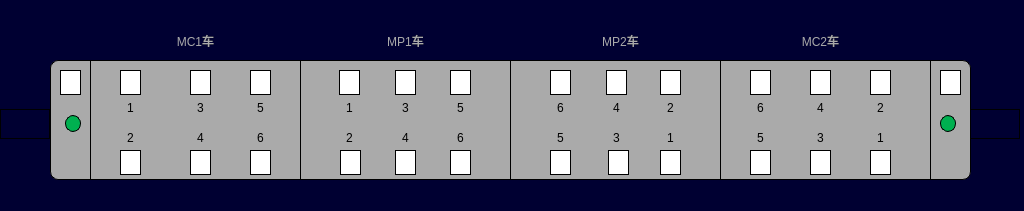
<?xml version="1.0" encoding="UTF-8"?>
<ui version="4.0">
 <class>VehicleDoorPage</class>
 <widget class="QWidget" name="VehicleDoorPage">
  <property name="geometry">
   <rect>
    <x>0</x>
    <y>0</y>
    <width>1024</width>
    <height>211</height>
   </rect>
  </property>
  <property name="windowTitle">
   <string>Form</string>
  </property>
  <property name="styleSheet">
   <string notr="true">QWidget
{
	background-color: rgb(0,0,50);
}
QLabel
{

font:24px,&quot;微软雅黑&quot;;
border:1px solid black;
}</string>
  </property>
  <widget class="QLabel" name="LBLM2">
   <property name="geometry">
    <rect>
     <x>720</x>
     <y>60</y>
     <width>211</width>
     <height>120</height>
    </rect>
   </property>
   <property name="styleSheet">
    <string notr="true">background-color:rgb(170,170,170);</string>
   </property>
   <property name="text">
    <string/>
   </property>
  </widget>
  <widget class="QLabel" name="LBLTC1">
   <property name="geometry">
    <rect>
     <x>90</x>
     <y>60</y>
     <width>211</width>
     <height>120</height>
    </rect>
   </property>
   <property name="styleSheet">
    <string notr="true">background-color:rgb(170,170,170);</string>
   </property>
   <property name="text">
    <string/>
   </property>
  </widget>
  <widget class="QLabel" name="LBLMP1">
   <property name="geometry">
    <rect>
     <x>300</x>
     <y>60</y>
     <width>211</width>
     <height>120</height>
    </rect>
   </property>
   <property name="styleSheet">
    <string notr="true">background-color:rgb(170,170,170);</string>
   </property>
   <property name="text">
    <string/>
   </property>
  </widget>
  <widget class="QLabel" name="LBLM1">
   <property name="geometry">
    <rect>
     <x>510</x>
     <y>60</y>
     <width>211</width>
     <height>120</height>
    </rect>
   </property>
   <property name="styleSheet">
    <string notr="true">background-color:rgb(170,170,170);</string>
   </property>
   <property name="text">
    <string/>
   </property>
  </widget>
  <widget class="QLabel" name="lbl_door4_6">
   <property name="geometry">
    <rect>
     <x>750</x>
     <y>70</y>
     <width>21</width>
     <height>25</height>
    </rect>
   </property>
   <property name="styleSheet">
    <string notr="true">background-color: rgb(255, 255, 255);</string>
   </property>
   <property name="text">
    <string/>
   </property>
  </widget>
  <widget class="QLabel" name="lbl_door1_2">
   <property name="geometry">
    <rect>
     <x>120</x>
     <y>150</y>
     <width>21</width>
     <height>25</height>
    </rect>
   </property>
   <property name="styleSheet">
    <string notr="true">background-color: rgb(255, 255, 255);</string>
   </property>
   <property name="text">
    <string/>
   </property>
  </widget>
  <widget class="QLabel" name="lbl_door2_1">
   <property name="geometry">
    <rect>
     <x>339</x>
     <y>70</y>
     <width>21</width>
     <height>25</height>
    </rect>
   </property>
   <property name="styleSheet">
    <string notr="true">background-color: rgb(255, 255, 255);</string>
   </property>
   <property name="text">
    <string/>
   </property>
  </widget>
  <widget class="QLabel" name="lbl_door3_3">
   <property name="geometry">
    <rect>
     <x>608</x>
     <y>150</y>
     <width>21</width>
     <height>25</height>
    </rect>
   </property>
   <property name="styleSheet">
    <string notr="true">background-color: rgb(255, 255, 255);</string>
   </property>
   <property name="text">
    <string/>
   </property>
  </widget>
  <widget class="QLabel" name="lbl_door1_6">
   <property name="geometry">
    <rect>
     <x>250</x>
     <y>150</y>
     <width>21</width>
     <height>25</height>
    </rect>
   </property>
   <property name="styleSheet">
    <string notr="true">background-color: rgb(255, 255, 255);</string>
   </property>
   <property name="text">
    <string/>
   </property>
  </widget>
  <widget class="QLabel" name="lbl_door2_4">
   <property name="geometry">
    <rect>
     <x>395</x>
     <y>150</y>
     <width>21</width>
     <height>25</height>
    </rect>
   </property>
   <property name="styleSheet">
    <string notr="true">background-color: rgb(255, 255, 255);</string>
   </property>
   <property name="text">
    <string/>
   </property>
  </widget>
  <widget class="QLabel" name="lbl_door2_6">
   <property name="geometry">
    <rect>
     <x>450</x>
     <y>150</y>
     <width>21</width>
     <height>25</height>
    </rect>
   </property>
   <property name="styleSheet">
    <string notr="true">background-color: rgb(255, 255, 255);</string>
   </property>
   <property name="text">
    <string/>
   </property>
  </widget>
  <widget class="QLabel" name="lbl_door3_6">
   <property name="geometry">
    <rect>
     <x>550</x>
     <y>70</y>
     <width>21</width>
     <height>25</height>
    </rect>
   </property>
   <property name="styleSheet">
    <string notr="true">background-color: rgb(255, 255, 255);</string>
   </property>
   <property name="text">
    <string/>
   </property>
  </widget>
  <widget class="QLabel" name="lbl_door2_3">
   <property name="geometry">
    <rect>
     <x>395</x>
     <y>70</y>
     <width>21</width>
     <height>25</height>
    </rect>
   </property>
   <property name="styleSheet">
    <string notr="true">background-color: rgb(255, 255, 255);</string>
   </property>
   <property name="text">
    <string/>
   </property>
  </widget>
  <widget class="QLabel" name="lbl_door1_3">
   <property name="geometry">
    <rect>
     <x>190</x>
     <y>70</y>
     <width>21</width>
     <height>25</height>
    </rect>
   </property>
   <property name="styleSheet">
    <string notr="true">background-color: rgb(255, 255, 255);</string>
   </property>
   <property name="text">
    <string/>
   </property>
  </widget>
  <widget class="QLabel" name="lbl_door1_1">
   <property name="geometry">
    <rect>
     <x>120</x>
     <y>70</y>
     <width>21</width>
     <height>25</height>
    </rect>
   </property>
   <property name="styleSheet">
    <string notr="true">background-color: rgb(255, 255, 255);</string>
   </property>
   <property name="text">
    <string/>
   </property>
  </widget>
  <widget class="QLabel" name="lbl_door3_4">
   <property name="geometry">
    <rect>
     <x>606</x>
     <y>70</y>
     <width>21</width>
     <height>25</height>
    </rect>
   </property>
   <property name="styleSheet">
    <string notr="true">background-color: rgb(255, 255, 255);</string>
   </property>
   <property name="text">
    <string/>
   </property>
  </widget>
  <widget class="QLabel" name="lbl_door1_5">
   <property name="geometry">
    <rect>
     <x>250</x>
     <y>70</y>
     <width>21</width>
     <height>25</height>
    </rect>
   </property>
   <property name="styleSheet">
    <string notr="true">background-color: rgb(255, 255, 255);</string>
   </property>
   <property name="text">
    <string/>
   </property>
  </widget>
  <widget class="QLabel" name="lbl_door3_2">
   <property name="geometry">
    <rect>
     <x>660</x>
     <y>70</y>
     <width>21</width>
     <height>25</height>
    </rect>
   </property>
   <property name="styleSheet">
    <string notr="true">background-color: rgb(255, 255, 255);</string>
   </property>
   <property name="text">
    <string/>
   </property>
  </widget>
  <widget class="QLabel" name="lbl_door1_4">
   <property name="geometry">
    <rect>
     <x>190</x>
     <y>150</y>
     <width>21</width>
     <height>25</height>
    </rect>
   </property>
   <property name="styleSheet">
    <string notr="true">background-color: rgb(255, 255, 255);</string>
   </property>
   <property name="text">
    <string/>
   </property>
  </widget>
  <widget class="QLabel" name="lbl_door3_1">
   <property name="geometry">
    <rect>
     <x>660</x>
     <y>150</y>
     <width>21</width>
     <height>25</height>
    </rect>
   </property>
   <property name="styleSheet">
    <string notr="true">background-color: rgb(255, 255, 255);</string>
   </property>
   <property name="text">
    <string/>
   </property>
  </widget>
  <widget class="QLabel" name="lbl_door2_2">
   <property name="geometry">
    <rect>
     <x>340</x>
     <y>150</y>
     <width>21</width>
     <height>25</height>
    </rect>
   </property>
   <property name="styleSheet">
    <string notr="true">background-color: rgb(255, 255, 255);</string>
   </property>
   <property name="text">
    <string/>
   </property>
  </widget>
  <widget class="QLabel" name="lbl_door2_5">
   <property name="geometry">
    <rect>
     <x>450</x>
     <y>70</y>
     <width>21</width>
     <height>25</height>
    </rect>
   </property>
   <property name="styleSheet">
    <string notr="true">background-color: rgb(255, 255, 255);</string>
   </property>
   <property name="text">
    <string/>
   </property>
  </widget>
  <widget class="QLabel" name="lbl_door4_4">
   <property name="geometry">
    <rect>
     <x>810</x>
     <y>70</y>
     <width>21</width>
     <height>25</height>
    </rect>
   </property>
   <property name="styleSheet">
    <string notr="true">background-color: rgb(255, 255, 255);</string>
   </property>
   <property name="text">
    <string/>
   </property>
  </widget>
  <widget class="QLabel" name="lbl_door4_1">
   <property name="geometry">
    <rect>
     <x>870</x>
     <y>150</y>
     <width>21</width>
     <height>25</height>
    </rect>
   </property>
   <property name="styleSheet">
    <string notr="true">background-color: rgb(255, 255, 255);</string>
   </property>
   <property name="text">
    <string/>
   </property>
  </widget>
  <widget class="QLabel" name="lbl_door4_3">
   <property name="geometry">
    <rect>
     <x>810</x>
     <y>150</y>
     <width>21</width>
     <height>25</height>
    </rect>
   </property>
   <property name="styleSheet">
    <string notr="true">background-color: rgb(255, 255, 255);</string>
   </property>
   <property name="text">
    <string/>
   </property>
  </widget>
  <widget class="QLabel" name="lbl_door4_2">
   <property name="geometry">
    <rect>
     <x>870</x>
     <y>70</y>
     <width>21</width>
     <height>25</height>
    </rect>
   </property>
   <property name="styleSheet">
    <string notr="true">background-color: rgb(255, 255, 255);</string>
   </property>
   <property name="text">
    <string/>
   </property>
  </widget>
  <widget class="QLabel" name="lbl_door4_5">
   <property name="geometry">
    <rect>
     <x>750</x>
     <y>150</y>
     <width>21</width>
     <height>25</height>
    </rect>
   </property>
   <property name="styleSheet">
    <string notr="true">background-color: rgb(255, 255, 255);</string>
   </property>
   <property name="text">
    <string/>
   </property>
  </widget>
  <widget class="QLabel" name="lbl_door3_5">
   <property name="geometry">
    <rect>
     <x>550</x>
     <y>150</y>
     <width>21</width>
     <height>25</height>
    </rect>
   </property>
   <property name="styleSheet">
    <string notr="true">background-color: rgb(255, 255, 255);</string>
   </property>
   <property name="text">
    <string/>
   </property>
  </widget>
  <widget class="QLabel" name="lbl_metroNum1">
   <property name="geometry">
    <rect>
     <x>160</x>
     <y>25</y>
     <width>71</width>
     <height>31</height>
    </rect>
   </property>
   <property name="styleSheet">
    <string notr="true">color: rgb(170, 170, 170);
font:20px,&quot;微软雅黑&quot;;
border:0px,black</string>
   </property>
   <property name="text">
    <string>MC1车</string>
   </property>
   <property name="alignment">
    <set>Qt::AlignCenter</set>
   </property>
  </widget>
  <widget class="QLabel" name="lbl_metroNum2">
   <property name="geometry">
    <rect>
     <x>370</x>
     <y>25</y>
     <width>71</width>
     <height>31</height>
    </rect>
   </property>
   <property name="styleSheet">
    <string notr="true">color: rgb(170, 170, 170);
font:20px,&quot;微软雅黑&quot;;
border:0px,black</string>
   </property>
   <property name="text">
    <string>MP1车</string>
   </property>
   <property name="alignment">
    <set>Qt::AlignCenter</set>
   </property>
  </widget>
  <widget class="QLabel" name="lbl_metroNum3">
   <property name="geometry">
    <rect>
     <x>585</x>
     <y>25</y>
     <width>71</width>
     <height>31</height>
    </rect>
   </property>
   <property name="styleSheet">
    <string notr="true">color: rgb(170, 170, 170);
font:20px,&quot;微软雅黑&quot;;
border:0px,black</string>
   </property>
   <property name="text">
    <string>MP2车</string>
   </property>
   <property name="alignment">
    <set>Qt::AlignCenter</set>
   </property>
  </widget>
  <widget class="QLabel" name="lbl_metroNum4">
   <property name="geometry">
    <rect>
     <x>785</x>
     <y>25</y>
     <width>71</width>
     <height>31</height>
    </rect>
   </property>
   <property name="styleSheet">
    <string notr="true">color: rgb(170, 170, 170);
font:20px,&quot;微软雅黑&quot;;
border:0px,black</string>
   </property>
   <property name="text">
    <string>MC2车</string>
   </property>
   <property name="alignment">
    <set>Qt::AlignCenter</set>
   </property>
  </widget>
  <widget class="QLabel" name="lbl_4_1">
   <property name="geometry">
    <rect>
     <x>870</x>
     <y>128</y>
     <width>21</width>
     <height>20</height>
    </rect>
   </property>
   <property name="styleSheet">
    <string notr="true">background-color: rgb(170, 170, 170);
border:0px solid black;</string>
   </property>
   <property name="text">
    <string>1</string>
   </property>
   <property name="alignment">
    <set>Qt::AlignCenter</set>
   </property>
  </widget>
  <widget class="QLabel" name="lbl_4_3">
   <property name="geometry">
    <rect>
     <x>810</x>
     <y>128</y>
     <width>21</width>
     <height>20</height>
    </rect>
   </property>
   <property name="styleSheet">
    <string notr="true">background-color: rgb(170, 170, 170);
border:0px solid black;</string>
   </property>
   <property name="text">
    <string>3</string>
   </property>
   <property name="alignment">
    <set>Qt::AlignCenter</set>
   </property>
  </widget>
  <widget class="QLabel" name="lbl_4_5">
   <property name="geometry">
    <rect>
     <x>750</x>
     <y>128</y>
     <width>21</width>
     <height>20</height>
    </rect>
   </property>
   <property name="styleSheet">
    <string notr="true">background-color: rgb(170, 170, 170);
border:0px solid black;</string>
   </property>
   <property name="text">
    <string>5</string>
   </property>
   <property name="alignment">
    <set>Qt::AlignCenter</set>
   </property>
  </widget>
  <widget class="QLabel" name="lbl_3_6">
   <property name="geometry">
    <rect>
     <x>660</x>
     <y>128</y>
     <width>21</width>
     <height>20</height>
    </rect>
   </property>
   <property name="styleSheet">
    <string notr="true">background-color: rgb(170, 170, 170);
border:0px solid black;</string>
   </property>
   <property name="text">
    <string>1</string>
   </property>
   <property name="alignment">
    <set>Qt::AlignCenter</set>
   </property>
  </widget>
  <widget class="QLabel" name="lbl_3_4">
   <property name="geometry">
    <rect>
     <x>606</x>
     <y>128</y>
     <width>21</width>
     <height>20</height>
    </rect>
   </property>
   <property name="styleSheet">
    <string notr="true">background-color: rgb(170, 170, 170);
border:0px solid black;</string>
   </property>
   <property name="text">
    <string>3</string>
   </property>
   <property name="alignment">
    <set>Qt::AlignCenter</set>
   </property>
  </widget>
  <widget class="QLabel" name="lbl_3_2">
   <property name="geometry">
    <rect>
     <x>550</x>
     <y>128</y>
     <width>21</width>
     <height>20</height>
    </rect>
   </property>
   <property name="styleSheet">
    <string notr="true">background-color: rgb(170, 170, 170);
border:0px solid black;</string>
   </property>
   <property name="text">
    <string>5</string>
   </property>
   <property name="alignment">
    <set>Qt::AlignCenter</set>
   </property>
  </widget>
  <widget class="QLabel" name="lbl_2_6">
   <property name="geometry">
    <rect>
     <x>450</x>
     <y>128</y>
     <width>21</width>
     <height>20</height>
    </rect>
   </property>
   <property name="styleSheet">
    <string notr="true">background-color: rgb(170, 170, 170);
border:0px solid black;</string>
   </property>
   <property name="text">
    <string>6</string>
   </property>
   <property name="alignment">
    <set>Qt::AlignCenter</set>
   </property>
  </widget>
  <widget class="QLabel" name="lbl_2_4">
   <property name="geometry">
    <rect>
     <x>395</x>
     <y>128</y>
     <width>21</width>
     <height>20</height>
    </rect>
   </property>
   <property name="styleSheet">
    <string notr="true">background-color: rgb(170, 170, 170);
border:0px solid black;</string>
   </property>
   <property name="text">
    <string>4</string>
   </property>
   <property name="alignment">
    <set>Qt::AlignCenter</set>
   </property>
  </widget>
  <widget class="QLabel" name="lbl_2_2">
   <property name="geometry">
    <rect>
     <x>339</x>
     <y>128</y>
     <width>21</width>
     <height>20</height>
    </rect>
   </property>
   <property name="styleSheet">
    <string notr="true">background-color: rgb(170, 170, 170);
border:0px solid black;</string>
   </property>
   <property name="text">
    <string>2</string>
   </property>
   <property name="alignment">
    <set>Qt::AlignCenter</set>
   </property>
  </widget>
  <widget class="QLabel" name="lbl_1_6">
   <property name="geometry">
    <rect>
     <x>250</x>
     <y>128</y>
     <width>21</width>
     <height>20</height>
    </rect>
   </property>
   <property name="styleSheet">
    <string notr="true">background-color: rgb(170, 170, 170);
border:0px solid black;</string>
   </property>
   <property name="text">
    <string>6</string>
   </property>
   <property name="alignment">
    <set>Qt::AlignCenter</set>
   </property>
  </widget>
  <widget class="QLabel" name="lbl_1_4">
   <property name="geometry">
    <rect>
     <x>190</x>
     <y>128</y>
     <width>21</width>
     <height>20</height>
    </rect>
   </property>
   <property name="styleSheet">
    <string notr="true">background-color: rgb(170, 170, 170);
border:0px solid black;</string>
   </property>
   <property name="text">
    <string>4</string>
   </property>
   <property name="alignment">
    <set>Qt::AlignCenter</set>
   </property>
  </widget>
  <widget class="QLabel" name="lbl_1_2">
   <property name="geometry">
    <rect>
     <x>120</x>
     <y>128</y>
     <width>21</width>
     <height>20</height>
    </rect>
   </property>
   <property name="styleSheet">
    <string notr="true">background-color: rgb(170, 170, 170);
border:0px solid black;</string>
   </property>
   <property name="text">
    <string>2</string>
   </property>
   <property name="alignment">
    <set>Qt::AlignCenter</set>
   </property>
  </widget>
  <widget class="QLabel" name="lbl_1_1">
   <property name="geometry">
    <rect>
     <x>120</x>
     <y>98</y>
     <width>21</width>
     <height>20</height>
    </rect>
   </property>
   <property name="styleSheet">
    <string notr="true">background-color: rgb(170, 170, 170);
border:0px solid black;</string>
   </property>
   <property name="text">
    <string>1</string>
   </property>
   <property name="alignment">
    <set>Qt::AlignCenter</set>
   </property>
  </widget>
  <widget class="QLabel" name="lbl_1_3">
   <property name="geometry">
    <rect>
     <x>190</x>
     <y>98</y>
     <width>21</width>
     <height>20</height>
    </rect>
   </property>
   <property name="styleSheet">
    <string notr="true">background-color: rgb(170, 170, 170);
border:0px solid black;</string>
   </property>
   <property name="text">
    <string>3</string>
   </property>
   <property name="alignment">
    <set>Qt::AlignCenter</set>
   </property>
  </widget>
  <widget class="QLabel" name="lbl_1_5">
   <property name="geometry">
    <rect>
     <x>250</x>
     <y>98</y>
     <width>21</width>
     <height>20</height>
    </rect>
   </property>
   <property name="styleSheet">
    <string notr="true">background-color: rgb(170, 170, 170);
border:0px solid black;</string>
   </property>
   <property name="text">
    <string>5</string>
   </property>
   <property name="alignment">
    <set>Qt::AlignCenter</set>
   </property>
  </widget>
  <widget class="QLabel" name="lbl_2_1">
   <property name="geometry">
    <rect>
     <x>339</x>
     <y>98</y>
     <width>21</width>
     <height>20</height>
    </rect>
   </property>
   <property name="styleSheet">
    <string notr="true">background-color: rgb(170, 170, 170);
border:0px solid black;</string>
   </property>
   <property name="text">
    <string>1</string>
   </property>
   <property name="alignment">
    <set>Qt::AlignCenter</set>
   </property>
  </widget>
  <widget class="QLabel" name="lbl_2_3">
   <property name="geometry">
    <rect>
     <x>395</x>
     <y>98</y>
     <width>21</width>
     <height>20</height>
    </rect>
   </property>
   <property name="styleSheet">
    <string notr="true">background-color: rgb(170, 170, 170);
border:0px solid black;</string>
   </property>
   <property name="text">
    <string>3</string>
   </property>
   <property name="alignment">
    <set>Qt::AlignCenter</set>
   </property>
  </widget>
  <widget class="QLabel" name="lbl_2_5">
   <property name="geometry">
    <rect>
     <x>450</x>
     <y>98</y>
     <width>21</width>
     <height>20</height>
    </rect>
   </property>
   <property name="styleSheet">
    <string notr="true">background-color: rgb(170, 170, 170);
border:0px solid black;</string>
   </property>
   <property name="text">
    <string>5</string>
   </property>
   <property name="alignment">
    <set>Qt::AlignCenter</set>
   </property>
  </widget>
  <widget class="QLabel" name="lbl_3_1">
   <property name="geometry">
    <rect>
     <x>550</x>
     <y>98</y>
     <width>21</width>
     <height>20</height>
    </rect>
   </property>
   <property name="styleSheet">
    <string notr="true">background-color: rgb(170, 170, 170);
border:0px solid black;</string>
   </property>
   <property name="text">
    <string>6</string>
   </property>
   <property name="alignment">
    <set>Qt::AlignCenter</set>
   </property>
  </widget>
  <widget class="QLabel" name="lbl_3_3">
   <property name="geometry">
    <rect>
     <x>606</x>
     <y>98</y>
     <width>21</width>
     <height>20</height>
    </rect>
   </property>
   <property name="styleSheet">
    <string notr="true">background-color: rgb(170, 170, 170);
border:0px solid black;</string>
   </property>
   <property name="text">
    <string>4</string>
   </property>
   <property name="alignment">
    <set>Qt::AlignCenter</set>
   </property>
  </widget>
  <widget class="QLabel" name="lbl_3_5">
   <property name="geometry">
    <rect>
     <x>660</x>
     <y>98</y>
     <width>21</width>
     <height>20</height>
    </rect>
   </property>
   <property name="styleSheet">
    <string notr="true">background-color: rgb(170, 170, 170);
border:0px solid black;</string>
   </property>
   <property name="text">
    <string>2</string>
   </property>
   <property name="alignment">
    <set>Qt::AlignCenter</set>
   </property>
  </widget>
  <widget class="QLabel" name="lbl_4_6">
   <property name="geometry">
    <rect>
     <x>750</x>
     <y>98</y>
     <width>21</width>
     <height>20</height>
    </rect>
   </property>
   <property name="styleSheet">
    <string notr="true">background-color: rgb(170, 170, 170);
border:0px solid black;</string>
   </property>
   <property name="text">
    <string>6</string>
   </property>
   <property name="alignment">
    <set>Qt::AlignCenter</set>
   </property>
  </widget>
  <widget class="QLabel" name="lbl_4_4">
   <property name="geometry">
    <rect>
     <x>810</x>
     <y>98</y>
     <width>21</width>
     <height>20</height>
    </rect>
   </property>
   <property name="styleSheet">
    <string notr="true">background-color: rgb(170, 170, 170);
border:0px solid black;</string>
   </property>
   <property name="text">
    <string>4</string>
   </property>
   <property name="alignment">
    <set>Qt::AlignCenter</set>
   </property>
  </widget>
  <widget class="QLabel" name="lbl_4_2">
   <property name="geometry">
    <rect>
     <x>870</x>
     <y>98</y>
     <width>21</width>
     <height>20</height>
    </rect>
   </property>
   <property name="styleSheet">
    <string notr="true">background-color: rgb(170, 170, 170);
border:0px solid black;</string>
   </property>
   <property name="text">
    <string>2</string>
   </property>
   <property name="alignment">
    <set>Qt::AlignCenter</set>
   </property>
  </widget>
  <widget class="QLabel" name="lbl_cab1_active">
   <property name="geometry">
    <rect>
     <x>65</x>
     <y>115</y>
     <width>16</width>
     <height>17</height>
    </rect>
   </property>
   <property name="styleSheet">
    <string notr="true">background-color: rgb(0, 176, 80);
border-radius:8px;</string>
   </property>
   <property name="text">
    <string/>
   </property>
  </widget>
  <widget class="QLabel" name="lbl_cab1_direction">
   <property name="geometry">
    <rect>
     <x>0</x>
     <y>109</y>
     <width>50</width>
     <height>30</height>
    </rect>
   </property>
   <property name="styleSheet">
    <string notr="true">border-image: url(:/images/image/arrowleft.png);</string>
   </property>
   <property name="text">
    <string/>
   </property>
  </widget>
  <widget class="QLabel" name="lbl_cab2_direction">
   <property name="geometry">
    <rect>
     <x>970</x>
     <y>109</y>
     <width>50</width>
     <height>30</height>
    </rect>
   </property>
   <property name="styleSheet">
    <string notr="true">border-image: url(:/images/image/arrowright.png);</string>
   </property>
   <property name="text">
    <string/>
   </property>
  </widget>
  <widget class="QLabel" name="lbl_cab2_active">
   <property name="geometry">
    <rect>
     <x>940</x>
     <y>115</y>
     <width>16</width>
     <height>17</height>
    </rect>
   </property>
   <property name="styleSheet">
    <string notr="true">background-color: rgb(0, 176, 80);
border-radius:8px;</string>
   </property>
   <property name="text">
    <string/>
   </property>
  </widget>
  <widget class="QLabel" name="label">
   <property name="geometry">
    <rect>
     <x>50</x>
     <y>60</y>
     <width>41</width>
     <height>120</height>
    </rect>
   </property>
   <property name="styleSheet">
    <string notr="true">background-color:rgb(170,170,170);
border-top-left-radius:8px;
border-bottom-left-radius:8px;</string>
   </property>
   <property name="text">
    <string/>
   </property>
  </widget>
  <widget class="QLabel" name="label_2">
   <property name="geometry">
    <rect>
     <x>930</x>
     <y>60</y>
     <width>41</width>
     <height>120</height>
    </rect>
   </property>
   <property name="styleSheet">
    <string notr="true">background-color:rgb(170,170,170);
border-top-right-radius:8px;
border-bottom-right-radius:8px;</string>
   </property>
   <property name="text">
    <string/>
   </property>
  </widget>
  <widget class="QLabel" name="lbl_door_driver1">
   <property name="geometry">
    <rect>
     <x>60</x>
     <y>70</y>
     <width>21</width>
     <height>25</height>
    </rect>
   </property>
   <property name="styleSheet">
    <string notr="true">background-color: rgb(255, 255, 255);</string>
   </property>
   <property name="text">
    <string/>
   </property>
  </widget>
  <widget class="QLabel" name="lbl_door_driver2">
   <property name="geometry">
    <rect>
     <x>940</x>
     <y>70</y>
     <width>21</width>
     <height>25</height>
    </rect>
   </property>
   <property name="styleSheet">
    <string notr="true">background-color: rgb(255, 255, 255);</string>
   </property>
   <property name="text">
    <string/>
   </property>
  </widget>
  <zorder>label</zorder>
  <zorder>label_2</zorder>
  <zorder>LBLM2</zorder>
  <zorder>LBLTC1</zorder>
  <zorder>LBLMP1</zorder>
  <zorder>LBLM1</zorder>
  <zorder>lbl_door4_6</zorder>
  <zorder>lbl_door1_2</zorder>
  <zorder>lbl_door2_1</zorder>
  <zorder>lbl_door3_3</zorder>
  <zorder>lbl_door1_6</zorder>
  <zorder>lbl_door2_4</zorder>
  <zorder>lbl_door2_6</zorder>
  <zorder>lbl_door3_6</zorder>
  <zorder>lbl_door2_3</zorder>
  <zorder>lbl_door1_3</zorder>
  <zorder>lbl_door1_1</zorder>
  <zorder>lbl_door3_4</zorder>
  <zorder>lbl_door1_5</zorder>
  <zorder>lbl_door3_2</zorder>
  <zorder>lbl_door1_4</zorder>
  <zorder>lbl_door3_1</zorder>
  <zorder>lbl_door2_2</zorder>
  <zorder>lbl_door2_5</zorder>
  <zorder>lbl_door4_4</zorder>
  <zorder>lbl_door4_1</zorder>
  <zorder>lbl_door4_3</zorder>
  <zorder>lbl_door4_2</zorder>
  <zorder>lbl_door4_5</zorder>
  <zorder>lbl_door3_5</zorder>
  <zorder>lbl_metroNum1</zorder>
  <zorder>lbl_metroNum2</zorder>
  <zorder>lbl_metroNum3</zorder>
  <zorder>lbl_metroNum4</zorder>
  <zorder>lbl_4_1</zorder>
  <zorder>lbl_4_3</zorder>
  <zorder>lbl_4_5</zorder>
  <zorder>lbl_3_6</zorder>
  <zorder>lbl_3_4</zorder>
  <zorder>lbl_3_2</zorder>
  <zorder>lbl_2_6</zorder>
  <zorder>lbl_2_4</zorder>
  <zorder>lbl_2_2</zorder>
  <zorder>lbl_1_6</zorder>
  <zorder>lbl_1_4</zorder>
  <zorder>lbl_1_2</zorder>
  <zorder>lbl_1_1</zorder>
  <zorder>lbl_1_3</zorder>
  <zorder>lbl_1_5</zorder>
  <zorder>lbl_2_1</zorder>
  <zorder>lbl_2_3</zorder>
  <zorder>lbl_2_5</zorder>
  <zorder>lbl_3_1</zorder>
  <zorder>lbl_3_3</zorder>
  <zorder>lbl_3_5</zorder>
  <zorder>lbl_4_6</zorder>
  <zorder>lbl_4_4</zorder>
  <zorder>lbl_4_2</zorder>
  <zorder>lbl_cab1_active</zorder>
  <zorder>lbl_cab1_direction</zorder>
  <zorder>lbl_cab2_direction</zorder>
  <zorder>lbl_cab2_active</zorder>
  <zorder>lbl_door_driver1</zorder>
  <zorder>lbl_door_driver2</zorder>
 </widget>
 <resources/>
 <connections/>
</ui>
